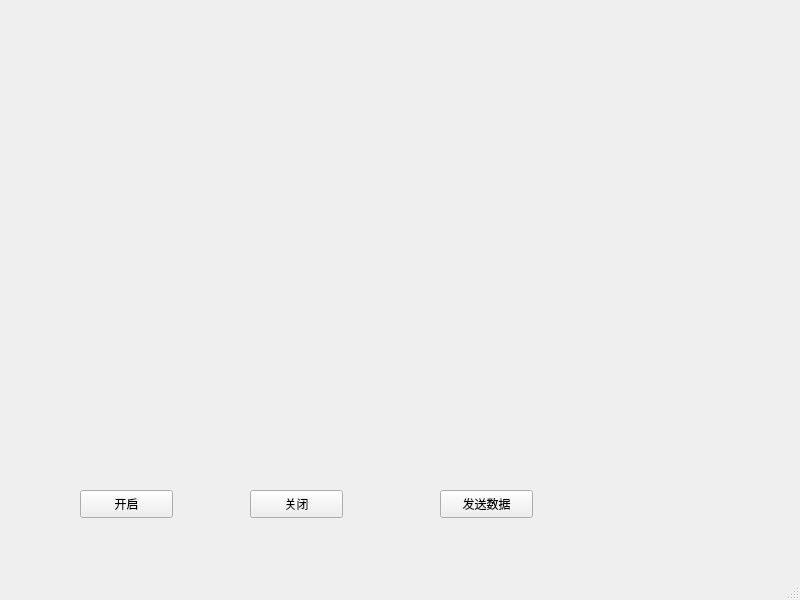
<?xml version="1.0" encoding="UTF-8"?>
<ui version="4.0">
 <class>MainWindow</class>
 <widget class="QMainWindow" name="MainWindow">
  <property name="geometry">
   <rect>
    <x>0</x>
    <y>0</y>
    <width>800</width>
    <height>600</height>
   </rect>
  </property>
  <property name="windowTitle">
   <string>MainWindow</string>
  </property>
  <widget class="QWidget" name="centralwidget">
   <widget class="QLabel" name="label">
    <property name="geometry">
     <rect>
      <x>120</x>
      <y>80</y>
      <width>501</width>
      <height>351</height>
     </rect>
    </property>
    <property name="text">
     <string/>
    </property>
   </widget>
   <widget class="QPushButton" name="btn_start">
    <property name="geometry">
     <rect>
      <x>80</x>
      <y>490</y>
      <width>93</width>
      <height>28</height>
     </rect>
    </property>
    <property name="text">
     <string>开启</string>
    </property>
   </widget>
   <widget class="QPushButton" name="btn_close">
    <property name="geometry">
     <rect>
      <x>250</x>
      <y>490</y>
      <width>93</width>
      <height>28</height>
     </rect>
    </property>
    <property name="text">
     <string>关闭</string>
    </property>
   </widget>
   <widget class="QPushButton" name="btn_send">
    <property name="geometry">
     <rect>
      <x>440</x>
      <y>490</y>
      <width>93</width>
      <height>28</height>
     </rect>
    </property>
    <property name="text">
     <string>发送数据</string>
    </property>
   </widget>
  </widget>
  <widget class="QMenuBar" name="menubar">
   <property name="geometry">
    <rect>
     <x>0</x>
     <y>0</y>
     <width>800</width>
     <height>25</height>
    </rect>
   </property>
  </widget>
  <widget class="QStatusBar" name="statusbar"/>
 </widget>
 <resources/>
 <connections/>
</ui>
